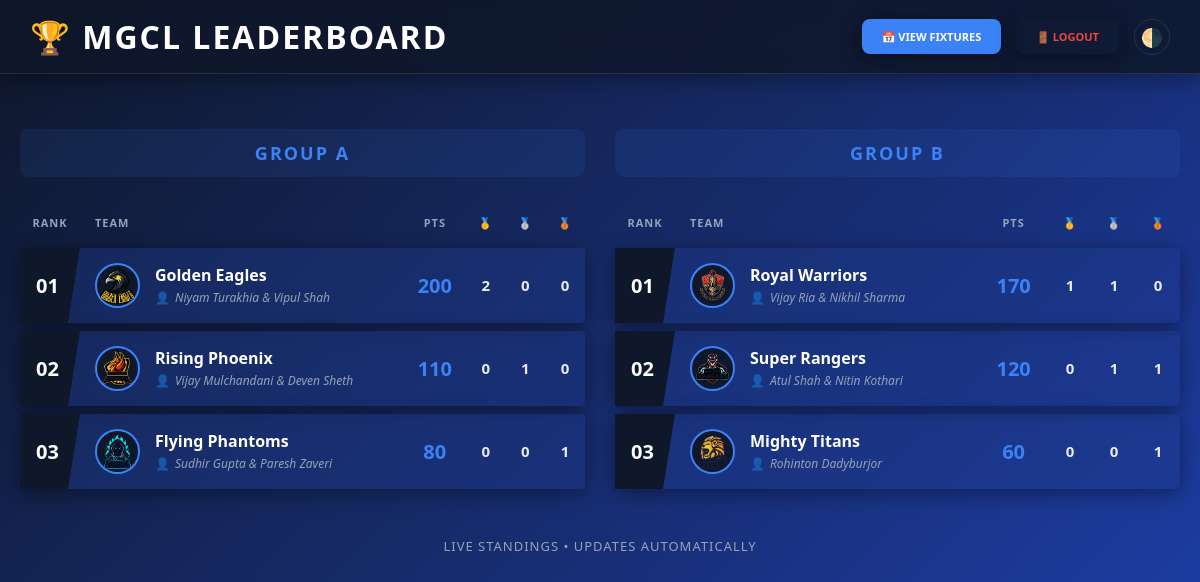
Page /leaderboard/ on the committed database.
### tournament/models.py (models this page shows, shortened)
class ChampionshipStanding(models.Model):
    team = models.OneToOneField(Team, on_delete=models.CASCADE)
    total_points = models.IntegerField(default=0)
    gold = models.IntegerField(default=0)
    silver = models.IntegerField(default=0)
    bronze = models.IntegerField(default=0)

class Team(models.Model):
    account = models.OneToOneField(User, on_delete=models.SET_NULL, null=True, blank=True, related_name="team_profile")
    code = models.CharField(max_length=10, unique=True)
    name = models.CharField(max_length=100)
    owners = models.CharField(max_length=500, blank=True, null=True, help_text="Team Owners")
    pool = models.CharField(max_length=1, choices=[("A", "Group A"), ("B", "Group B")], default="A")
    icon = models.ImageField(upload_to='team_icons/', null=True, blank=True)

### tournament/views.py (the view)
# urls.py: path('leaderboard/', views.leaderboard, name='leaderboard'),
def leaderboard(request):
    standings_a = ChampionshipStanding.objects.filter(team__pool="A").select_related('team').order_by(
        "-total_points", "-gold", "-silver", "-bronze"
    )
    standings_b = ChampionshipStanding.objects.filter(team__pool="B").select_related('team').order_by(
        "-total_points", "-gold", "-silver", "-bronze"
    )
    return render(request, "tournament/leaderboard.html", {
        "standings_a": standings_a,
        "standings_b": standings_b
    })

### tournament/templates/tournament/leaderboard.html (shortened to what this page needs)
{% load tournament_extras %}
<!DOCTYPE html>
<html lang="en">
<head>
</head>
<body class="dark">
<div class="board">
  <div class="header-container">
    <div class="header-logo-group">
      <h1>🏆 MGCL Leaderboard</h1>
    </div>
    <div class="nav-group">
      <a href="{% url 'fixtures' %}" class="btn">📅 View Fixtures</a>
      <a href="{% url 'logout' %}" class="btn btn-secondary" style="border-color: #ef4444; color: #ef4444; background: transparent;">
        🚪 Logout
      </a>
      <button class="icon-btn" onclick="toggleTheme()" title="Toggle Theme">🌗</button>
    </div>
  </div>
  <div class="groups-grid">
    <div class="group-column">
      <h2>Group A</h2>
      <table>
        <thead>
          <tr>
            <th>Rank</th>
            <th style="text-align:left; padding-left: 15px;">Team</th>
            <th>Pts</th>
            <th>🥇</th>
            <th>🥈</th>
            <th>🥉</th>
          </tr>
        </thead>
        <tbody>
          {% for s in standings_a %}
          <tr>
            <td class="rank-cell">{{ forloop.counter|stringformat:"02d" }}</td>
            <td class="col-team">
                <div class="team-cell-wrapper">
                    {% if s.team.icon %}
                        <img src="{{ s.team.icon.url }}" class="team-icon" alt="{{ s.team.name }}">
                    {% else %}
                        <div class="team-icon-placeholder">🛡️</div>
                    {% endif %}
                    <div class="team-text-group">
                        <span class="team-name">{{ s.team.name }}</span>
                        {% if s.team.owners %}
                        <span class="owner-list">{{ s.team.owners }}</span>
                        {% endif %}
                    </div>
                </div>
            </td>
            <td class="points-cell">{{ s.total_points }}</td>
            <td class="medal-cell">{{ s.gold }}</td>
            <td class="medal-cell">{{ s.silver }}</td>
            <td class="medal-cell">{{ s.bronze }}</td>
          </tr>
          {% endfor %}
        </tbody>
      </table>
    </div>
    <div class="group-column">
      <h2>Group B</h2>
      <table>
        <thead>
          <tr>
            <th>Rank</th>
            <th style="text-align:left; padding-left: 15px;">Team</th>
            <th>Pts</th>
            <th>🥇</th>
            <th>🥈</th>
            <th>🥉</th>
          </tr>
        </thead>
        <tbody>
          {% for s in standings_b %}
          <tr>
            <td class="rank-cell">{{ forloop.counter|stringformat:"02d" }}</td>
            <td class="col-team">
                <div class="team-cell-wrapper">
                    {% if s.team.icon %}
                        <img src="{{ s.team.icon.url }}" class="team-icon" alt="{{ s.team.name }}">
                    {% else %}
                        <div class="team-icon-placeholder">🛡️</div>
                    {% endif %}
                    <div class="team-text-group">
                        <span class="team-name">{{ s.team.name }}</span>
                        {% if s.team.owners %}
                        <span class="owner-list">{{ s.team.owners }}</span>
                        {% endif %}
                    </div>
                </div>
            </td>
            <td class="points-cell">{{ s.total_points }}</td>
            <td class="medal-cell">{{ s.gold }}</td>
            <td class="medal-cell">{{ s.silver }}</td>
            <td class="medal-cell">{{ s.bronze }}</td>
          </tr>
          {% endfor %}
        </tbody>
      </table>
    </div>
  </div>
  <div class="note">
    Live standings • Updates automatically
  </div>
</div>
</body>
</html>

### tournament/templates/tournament/leaderboard.html (style rules this page uses)
:root { --bg-gradient: linear-gradient(135deg, #f8fafc 0%, #dbeafe 100%); --header-text: #1e3a8a; --row-bg: rgba(255, 255, 255, 0.95); --row-hover: rgba(59, 130, 246, 0.1); --rank-bg: #1e40af; --text-main: #1e293b; --text-muted: #64748b; --accent: #2563eb; --shadow: 0 4px 15px rgba(0, 0, 0, 0.05); --header-bg: rgba(255, 255, 255, 0.85); }
body.dark { --bg-gradient: linear-gradient(135deg, #0f172a 0%, #1e40af 100%); --header-text: #ffffff; --row-bg: rgba(30, 58, 138, 0.4); --row-hover: rgba(59, 130, 246, 0.3); --rank-bg: #0f172a; --text-main: #ffffff; --text-muted: #94a3b8; --accent: #3b82f6; --shadow: 0 4px 20px rgba(0, 0, 0, 0.4); --header-bg: rgba(15, 23, 42, 0.85); }
* { box-sizing: border-box; font-family: 'Segoe UI', Roboto, sans-serif; transition: background 0.3s ease, color 0.3s ease; }
body { margin: 0; min-height: 100vh; background: var(--bg-gradient); background-attachment: fixed; color: var(--text-main); padding: 0 20px 40px 20px; }
.board { max-width: 1400px; margin: 0 auto; }
.header-container { display: flex; justify-content: space-between; align-items: center; position: sticky; top: 0; z-index: 1000; background: var(--header-bg); backdrop-filter: blur(12px); -webkit-backdrop-filter: blur(12px); margin: 0 -20px 40px -20px; padding: 15px 30px; border-bottom: 1px solid rgba(255, 255, 255, 0.1); box-shadow: var(--shadow); flex-wrap: wrap; gap: 20px; }
.header-logo-group { display: flex; align-items: center; gap: 15px; }
.header-container h1 { font-size: clamp(20px, 4vw, 32px); font-weight: 900; text-transform: uppercase; letter-spacing: 2px; color: var(--header-text); margin: 0; }
.nav-group { display: flex; align-items: center; gap: 15px; }
.btn { background: var(--accent); color: white; border: none; padding: 10px 20px; border-radius: 8px; font-weight: 700; cursor: pointer; box-shadow: var(--shadow); text-transform: uppercase; font-size: 11px; text-decoration: none; display: inline-flex; align-items: center; gap: 6px; }
.icon-btn { background: transparent; border: 1px solid rgba(255,255,255,0.1); border-radius: 50%; width: 36px; height: 36px; font-size: 18px; cursor: pointer; display: flex; align-items: center; justify-content: center; color: var(--text-main); }
.groups-grid { display: grid; grid-template-columns: 1fr 1fr; gap: 30px; }
.group-column h2 { text-align: center; color: var(--accent); text-transform: uppercase; font-weight: 900; letter-spacing: 2px; margin-bottom: 20px; background: rgba(59, 130, 246, 0.1); padding: 12px; border-radius: 8px; font-size: 18px; }
table { width: 100%; border-collapse: separate; border-spacing: 0 8px; }
thead th { text-transform: uppercase; font-size: 11px; font-weight: 800; color: var(--text-muted); padding: 10px; text-align: center; letter-spacing: 1px; }
tbody tr { background: var(--row-bg); box-shadow: var(--shadow); border-radius: 8px; transition: transform 0.2s; }
tbody td { padding: 15px 10px; text-align: center; vertical-align: middle; }
.rank-cell { width: 60px; background: var(--rank-bg); color: white !important; clip-path: polygon(0 0, 100% 0, 80% 100%, 0% 100%); font-size: 20px !important; font-weight: 900 !important; text-align: center; padding-right: 15px; }
.team-cell-wrapper { display: flex; align-items: center; gap: 15px; }
.team-icon { width: 45px; height: 45px; border-radius: 50%; object-fit: cover; background: var(--rank-bg); border: 2px solid var(--accent); }
.col-team { text-align: left !important; padding-left: 15px !important; }
.team-name { font-weight: 700; font-size: 16px; color: var(--text-main); display: block; }
.owner-list { display: block; font-size: 12px; color: var(--text-muted); font-style: italic; margin-top: 3px; }
.owner-list::before { content: "👤"; margin-right: 5px; opacity: 0.6; font-style: normal; }
.points-cell { color: var(--accent); font-weight: 800; font-size: 20px; font-family: 'Segoe UI', sans-serif; }
.medal-cell { font-size: 15px; font-weight: 600; opacity: 0.9; }
.note { text-align: center; margin-top: 40px; color: var(--text-muted); font-size: 13px; font-weight: 500; text-transform: uppercase; letter-spacing: 1px; }

### rows in the picture
ChampionshipStanding: team.icon (picture), team.name "Golden Eagles", team.owners "Niyam Turakhia & Vipul Shah", total_points "200", gold "2", silver "0", bronze "0"
ChampionshipStanding: team.icon (picture), team.name "Rising Phoenix", team.owners "Vijay Mulchandani & Deven Sheth", total_points "110", gold "0", silver "1", bronze "0"
ChampionshipStanding: team.icon (picture), team.name "Flying Phantoms", team.owners "Sudhir Gupta & Paresh Zaveri", total_points "80", gold "0", silver "0", bronze "1"
ChampionshipStanding: team.icon (picture), team.name "Royal Warriors", team.owners "Vijay Ria & Nikhil Sharma", total_points "170", gold "1", silver "1", bronze "0"
ChampionshipStanding: team.icon (picture), team.name "Super Rangers", team.owners "Atul Shah & Nitin Kothari", total_points "120", gold "0", silver "1", bronze "1"
ChampionshipStanding: team.icon (picture), team.name "Mighty Titans", team.owners "Rohinton Dadyburjor", total_points "60", gold "0", silver "0", bronze "1"
